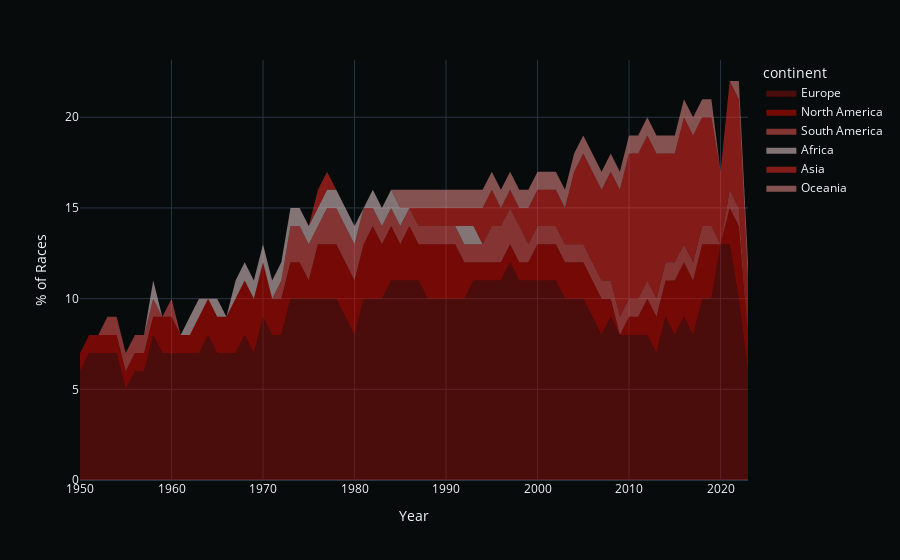

Source (notebook cell):
### Code cell
continent_split = race_calendar.groupby(
    ['year', 'continent']
    ).agg(
        {'circuitRef': 'count'}
        ).reset_index().merge(race_calendar.groupby('year').agg({'round': 'max'}).reset_index(), 
                              how='inner', 
                              on='year').rename(columns={'circuitRef': 'races'})


import plotly.express as px
fig = px.area(continent_split, 
              x="year", 
              y="races", 
              color="continent",
              # groupnorm='percent',
              labels={'year': 'Year','races': '% of Races'},
              color_discrete_map=map_continent_color
              )
fig.update_traces(line=dict(width=0))
fig.update_layout(
    template='plotly_dark',
    plot_bgcolor='rgba(7,11,12,100)',
    paper_bgcolor='rgba(7,11,12,100)',
)
fig.show()

### Figure 1 — Plotly figure (JSON) as saved in the notebook; plotly's stock layout.template omitted (floating-point values rounded to 4 significant figures)
{"data": [{"fillpattern": {"shape": ""}, "hovertemplate": "continent=Europe<br>Year=%{x}<br>% of Races=%{y}<extra></extra>", "legendgroup": "Europe", "line": {"color": "#90100C", "width": 0}, "marker": {"symbol": "circle"}, "mode": "lines", "name": "Europe", "orientation": "v", "showlegend": true, "stackgroup": "1", "type": "scatter", "x": [1950, 1951, 1952, 1953, 1954, 1955, 1956, 1957, 1958, 1959, 1960, 1961, 1962, 1963, 1964, 1965, 1966, 1967, 1968, 1969, 1970, 1971, 1972, 1973, 1974, 1975, 1976, 1977, 1978, 1979, 1980, 1981, 1982, 1983, 1984, 1985, 1986, 1987, 1988, 1989, 1990, 1991, 1992, 1993, 1994, 1995, 1996, 1997, 1998, 1999, 2000, 2001, 2002, 2003, 2004, 2005, 2006, 2007, 2008, 2009, 2010, 2011, 2012, 2013, 2014, 2015, 2016, 2017, 2018, 2019, 2020, 2021, 2022, 2023], "xaxis": "x", "y": [6, 7, 7, 7, 7, 5, 6, 6, 8, 7, 7, 7, 7, 7, 8, 7, 7, 7, 8, 7, 9, 8, 8, 10, 10, 10, 10, 10, 10, 9, 8, 10, 10, 10, 11, 11, 11, 11, 10, 10, 10, 10, 10, 11, 11, 11, 11, 12, 11, 11, 11, 11, 11, 10, 10, 10, 9, 8, 9, 8, 8, 8, 8, 7, 9, 8, 9, 8, 10, 10, 13, 13, 10, 6], "yaxis": "y"}, {"fillpattern": {"shape": ""}, "hovertemplate": "continent=North America<br>Year=%{x}<br>% of Races=%{y}<extra></extra>", "legendgroup": "North America", "line": {"color": "#E10801", "width": 0}, "marker": {"symbol": "circle"}, "mode": "lines", "name": "North America", "orientation": "v", "showlegend": true, "stackgroup": "1", "type": "scatter", "x": [1950, 1951, 1952, 1953, 1954, 1955, 1956, 1957, 1958, 1959, 1960, 1961, 1962, 1963, 1964, 1965, 1966, 1967, 1968, 1969, 1970, 1971, 1972, 1973, 1974, 1975, 1976, 1977, 1978, 1979, 1980, 1981, 1982, 1983, 1984, 1985, 1986, 1987, 1988, 1989, 1990, 1991, 1992, 1993, 1994, 1995, 1996, 1997, 1998, 1999, 2000, 2001, 2002, 2003, 2004, 2005, 2006, 2007, 2008, 2010, 2011, 2012, 2013, 2014, 2015, 2016, 2017, 2018, 2019, 2021, 2022, 2023], "xaxis": "x", "y": [1, 1, 1, 1, 1, 1, 1, 1, 1, 2, 2, 1, 1, 2, 2, 2, 2, 3, 3, 3, 3, 2, 2, 2, 2, 1, 3, 3, 3, 3, 3, 3, 4, 3, 3, 2, 3, 2, 3, 3, 3, 3, 2, 1, 1, 1, 1, 1, 1, 1, 2, 2, 2, 2, 2, 2, 2, 2, 1, 1, 1, 2, 2, 2, 3, 3, 3, 3, 3, 2, 4, 2], "yaxis": "y"}, {"fillpattern": {"shape": ""}, "hovertemplate": "continent=South America<br>Year=%{x}<br>% of Races=%{y}<extra></extra>", "legendgroup": "South America", "line": {"color": "#FF5F5A", "width": 0}, "marker": {"symbol": "circle"}, "mode": "lines", "name": "South America", "orientation": "v", "showlegend": true, "stackgroup": "1", "type": "scatter", "x": [1953, 1954, 1955, 1956, 1957, 1958, 1960, 1972, 1973, 1974, 1975, 1976, 1977, 1978, 1979, 1980, 1981, 1982, 1983, 1984, 1985, 1986, 1987, 1988, 1989, 1990, 1991, 1992, 1993, 1994, 1995, 1996, 1997, 1998, 1999, 2000, 2001, 2002, 2003, 2004, 2005, 2006, 2007, 2008, 2009, 2010, 2011, 2012, 2013, 2014, 2015, 2016, 2017, 2018, 2019, 2021, 2022], "xaxis": "x", "y": [1, 1, 1, 1, 1, 1, 1, 1, 2, 2, 2, 1, 2, 2, 2, 2, 2, 1, 1, 1, 1, 1, 1, 1, 1, 1, 1, 1, 1, 1, 2, 2, 2, 2, 1, 1, 1, 1, 1, 1, 1, 1, 1, 1, 1, 1, 1, 1, 1, 1, 1, 1, 1, 1, 1, 1, 1], "yaxis": "y"}, {"fillpattern": {"shape": ""}, "hovertemplate": "continent=Africa<br>Year=%{x}<br>% of Races=%{y}<extra></extra>", "legendgroup": "Africa", "line": {"color": "#FFDEDD", "width": 0}, "marker": {"symbol": "circle"}, "mode": "lines", "name": "Africa", "orientation": "v", "showlegend": true, "stackgroup": "1", "type": "scatter", "x": [1958, 1962, 1963, 1965, 1967, 1968, 1969, 1970, 1971, 1972, 1973, 1974, 1975, 1976, 1977, 1978, 1979, 1980, 1982, 1983, 1984, 1985, 1992, 1993], "xaxis": "x", "y": [1, 1, 1, 1, 1, 1, 1, 1, 1, 1, 1, 1, 1, 1, 1, 1, 1, 1, 1, 1, 1, 1, 1, 1], "yaxis": "y"}, {"fillpattern": {"shape": ""}, "hovertemplate": "continent=Asia<br>Year=%{x}<br>% of Races=%{y}<extra></extra>", "legendgroup": "Asia", "line": {"color": "#FF2E27", "width": 0}, "marker": {"symbol": "circle"}, "mode": "lines", "name": "Asia", "orientation": "v", "showlegend": true, "stackgroup": "1", "type": "scatter", "x": [1976, 1977, 1987, 1988, 1989, 1990, 1991, 1992, 1993, 1994, 1995, 1996, 1997, 1998, 1999, 2000, 2001, 2002, 2003, 2004, 2005, 2006, 2007, 2008, 2009, 2010, 2011, 2012, 2013, 2014, 2015, 2016, 2017, 2018, 2019, 2020, 2021, 2022, 2023], "xaxis": "x", "y": [1, 1, 1, 1, 1, 1, 1, 1, 1, 2, 2, 1, 1, 1, 2, 2, 2, 2, 2, 4, 5, 5, 5, 6, 7, 8, 8, 8, 8, 6, 6, 7, 7, 6, 6, 4, 6, 6, 3], "yaxis": "y"}, {"fillpattern": {"shape": ""}, "hovertemplate": "continent=Oceania<br>Year=%{x}<br>% of Races=%{y}<extra></extra>", "legendgroup": "Oceania", "line": {"color": "#FF9996", "width": 0}, "marker": {"symbol": "circle"}, "mode": "lines", "name": "Oceania", "orientation": "v", "showlegend": true, "stackgroup": "1", "type": "scatter", "x": [1985, 1986, 1987, 1988, 1989, 1990, 1991, 1992, 1993, 1994, 1995, 1996, 1997, 1998, 1999, 2000, 2001, 2002, 2003, 2004, 2005, 2006, 2007, 2008, 2009, 2010, 2011, 2012, 2013, 2014, 2015, 2016, 2017, 2018, 2019, 2022, 2023], "xaxis": "x", "y": [1, 1, 1, 1, 1, 1, 1, 1, 1, 1, 1, 1, 1, 1, 1, 1, 1, 1, 1, 1, 1, 1, 1, 1, 1, 1, 1, 1, 1, 1, 1, 1, 1, 1, 1, 1, 1], "yaxis": "y"}], "layout": {"legend": {"title": {"text": "continent"}, "tracegroupgap": 0}, "margin": {"t": 60}, "paper_bgcolor": "rgba(7,11,12,100)", "plot_bgcolor": "rgba(7,11,12,100)", "xaxis": {"anchor": "y", "domain": [0, 1], "title": {"text": "Year"}}, "yaxis": {"anchor": "x", "domain": [0, 1], "title": {"text": "% of Races"}}}}
